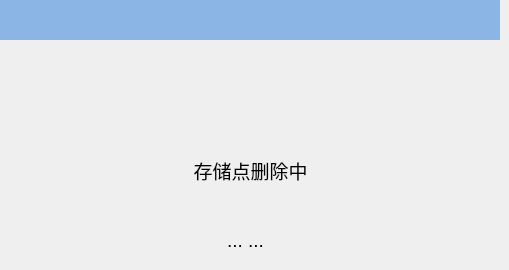
   <widget class="QWidget" name="page_9">
    <widget class="QLabel" name="label_21">
     <property name="geometry">
      <rect>
       <x>120</x>
       <y>150</y>
       <width>261</width>
       <height>41</height>
      </rect>
     </property>
     <property name="font">
      <font>
       <pointsize>14</pointsize>
      </font>
     </property>
     <property name="text">
      <string>存储点删除中</string>
     </property>
     <property name="alignment">
      <set>Qt::AlignCenter</set>
     </property>
    </widget>
    <widget class="QLabel" name="label_pointName2_2">
     <property name="geometry">
      <rect>
       <x>190</x>
       <y>220</y>
       <width>111</width>
       <height>41</height>
      </rect>
     </property>
     <property name="font">
      <font>
       <pointsize>14</pointsize>
      </font>
     </property>
     <property name="text">
      <string>... ...</string>
     </property>
     <property name="alignment">
      <set>Qt::AlignCenter</set>
     </property>
    </widget>
    <widget class="QLabel" name="label_22">
     <property name="geometry">
      <rect>
       <x>0</x>
       <y>0</y>
       <width>500</width>
       <height>40</height>
      </rect>
     </property>
     <property name="minimumSize">
      <size>
       <width>500</width>
       <height>40</height>
      </size>
     </property>
     <property name="maximumSize">
      <size>
       <width>500</width>
       <height>30</height>
      </size>
     </property>
     <property name="font">
      <font>
       <pointsize>14</pointsize>
      </font>
     </property>
     <property name="styleSheet">
      <string notr="true">QLabel{background-color:#8BB5E5;}</string>
     </property>
     <property name="text">
      <string/>
     </property>
     <property name="alignment">
      <set>Qt::AlignCenter</set>
     </property>
    </widget>
    <widget class="QLabel" name="label_23">
     <property name="geometry">
      <rect>
       <x>230</x>
       <y>70</y>
       <width>40</width>
       <height>40</height>
      </rect>
     </property>
     <property name="minimumSize">
      <size>
       <width>40</width>
       <height>40</height>
      </size>
     </property>
     <property name="maximumSize">
      <size>
       <width>40</width>
       <height>40</height>
      </size>
     </property>
     <property name="text">
      <string/>
     </property>
     <property name="pixmap">
      <pixmap resource="../resource.qrc">:/RunPage/runpage_images/alarm.png</pixmap>
     </property>
    </widget>
   </widget>
